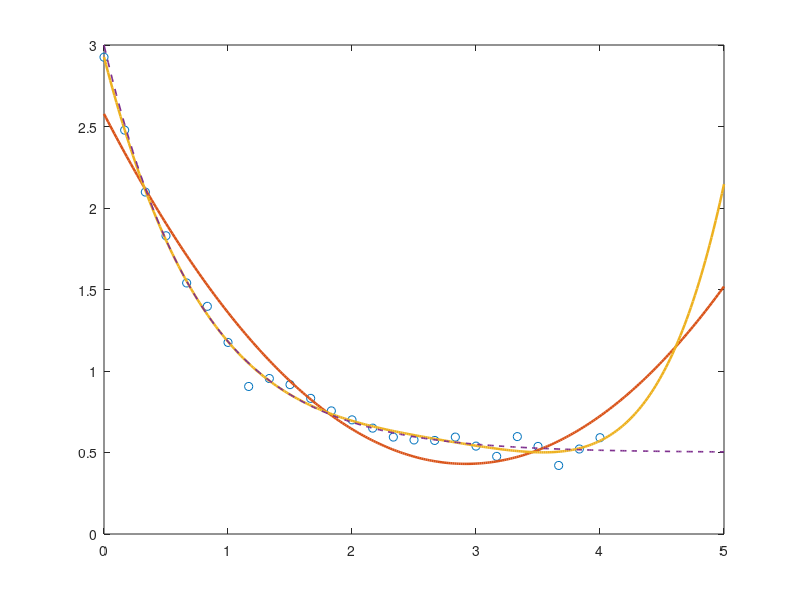

Here is the MATLAB script that generated this plot: (Note: this script raises an error after producing the figure.)
% One data set, polynomial degrees 1 to 6: R-squared keeps rising while the fit gets worse
rng(4);
x = linspace(0, 4, 25)';
y = 2.5*exp(-1.3*x) + 0.5 + 0.05*randn(size(x));
n = numel(x);

fprintf('degree   R^2       adjusted R^2   residual norm\n');
for d = 1:6
    [p, ~, mu] = polyfit(x, y, d);
    r = y - polyval(p, x, [], mu);
    R2 = 1 - sum(r.^2)/sum((y - mean(y)).^2);
    adj = 1 - (1 - R2)*(n - 1)/(n - d - 1);
    fprintf('%4d     %.5f   %.5f        %.4f\n', d, R2, adj, norm(r));
end

% Past the last sample the two fits part company
xx = linspace(0, 5, 300)';
[p2, ~, mu2] = polyfit(x, y, 2);
[p6, ~, mu6] = polyfit(x, y, 6);
plot(x, y, 'o', 'MarkerSize', 6);
hold on;
plot(xx, polyval(p2, xx, [], mu2), 'LineWidth', 1.8);
plot(xx, polyval(p6, xx, [], mu6), 'LineWidth', 1.8);
plot(xx, 2.5*exp(-1.3*xx) + 0.5, '--', 'LineWidth', 1.2);
hold off;
xline(4, ':');
ylim([0 3.5]);
legend('data', 'degree 2', 'degree 6', 'true curve');
text(4.05, 0.2, 'last sample');
title('Degree 2 against degree 6, extrapolated');
xlabel('x');
ylabel('y');
grid on;
